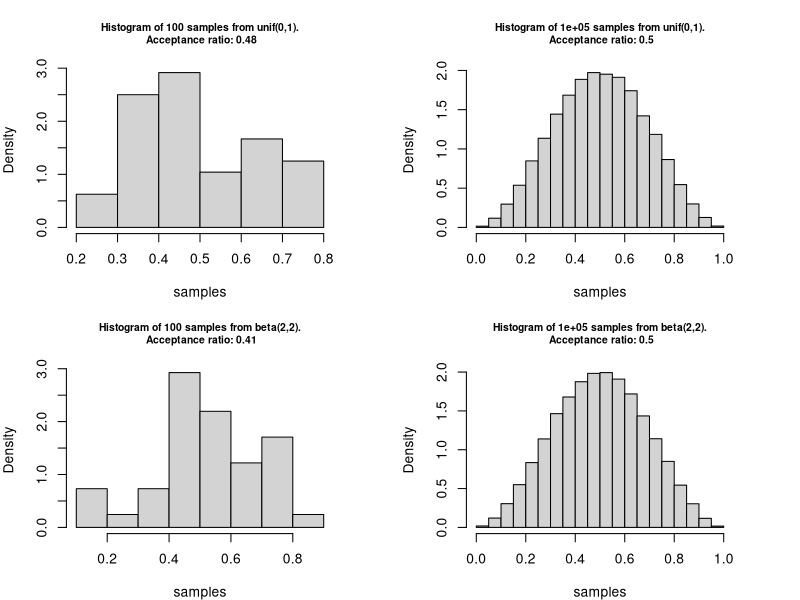

The R script that drew this image:
## ---- chunk 1
knitr::opts_chunk$set(echo = TRUE)
## ---- chunk 2
set.seed(1)
x <- seq(0, 1, 10^-2) #from task 1
fx <- function(x) sin(pi * x)^2 #from task 1

sim_fun <- function(f, envelope = "unif", par1 = 0, par2 = 1, n = 10^2, plot = TRUE){
  
  r_envelope <- match.fun(paste0("r", envelope))
  d_envelope <- match.fun(paste0("d", envelope))
  proposal <- r_envelope(n, par1, par2)
  density_ratio <- f(proposal) / d_envelope(proposal, par1, par2)
  samples <- proposal[runif(n) < density_ratio]  #for each x_i in the proposal,
  #compare f(x_i)/g(x_i) with draw from uniform, intuition being that if the
  #density ratio at that potential point x_i > random draw from a unif[0,1] dist,
  #then accept samples keeps all proposals that were accepted
  acceptance_ratio <- length(samples) / n
  if (plot) {
    hist(samples, probability = TRUE, 
         main = paste0("Histogram of ", 
                       n, " samples from ", 
                       envelope, "(", par1, ",", par2,
                       ").\n Acceptance ratio: ",
                       round(acceptance_ratio,2)), 
                       cex.main = 0.75)
  }
  list(x = samples, acceptance_ratio = acceptance_ratio)
}
## ---- chunk 3
par(mfrow = c(2,2), mar = rep(4, 4))
unif_1 <- sim_fun(fx, envelope = "unif", par1 = 0, par2 = 1, n = 10^2) 
unif_2 <- sim_fun(fx, envelope = "unif", par1 = 0, par2 = 1, n = 10^5)
unif_3 <- sim_fun(fx, envelope = "beta", par1 = 2, par2 = 2, n = 10^2)
unif_3 <- sim_fun(fx, envelope = "beta", par1 = 2, par2 = 2, n = 10^5)
## ---- chunk 4
par(mfrow = c(1,1))
